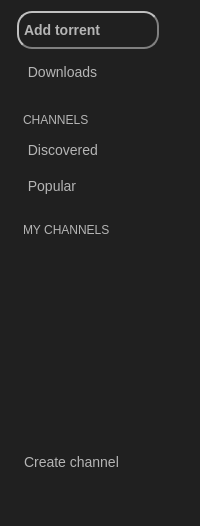
       <widget class="QWidget" name="left_menu" native="true">
        <property name="sizePolicy">
         <sizepolicy hsizetype="Fixed" vsizetype="Preferred">
          <horstretch>0</horstretch>
          <verstretch>0</verstretch>
         </sizepolicy>
        </property>
        <property name="minimumSize">
         <size>
          <width>200</width>
          <height>0</height>
         </size>
        </property>
        <property name="maximumSize">
         <size>
          <width>180</width>
          <height>16777215</height>
         </size>
        </property>
        <property name="autoFillBackground">
         <bool>false</bool>
        </property>
        <property name="styleSheet">
         <string notr="true">QWidget {
background-color: #202020;
}

QPushButton {
color: #B5B5B5;
border: none;
background: none;
text-align: left;
font-size: 14px;
padding-left: 20px;
border-left: 4px solid transparent;
}

QPushButton::hover {
color: white;
}

QPushButton::checked {
border-left: 4px solid #e67300;
color: white;
}

QLabel{
padding-left:20px;
color: #B5B5B5;
}
</string>
        </property>
        <layout class="QVBoxLayout" name="verticalLayout_2">
         <property name="spacing">
          <number>10</number>
         </property>
         <property name="leftMargin">
          <number>0</number>
         </property>
         <item>
          <widget class="QPushButton" name="add_torrent_button">
           <property name="sizePolicy">
            <sizepolicy hsizetype="Preferred" vsizetype="Fixed">
             <horstretch>0</horstretch>
             <verstretch>0</verstretch>
            </sizepolicy>
           </property>
           <property name="minimumSize">
            <size>
             <width>0</width>
             <height>38</height>
            </size>
           </property>
           <property name="cursor">
            <cursorShape>PointingHandCursor</cursorShape>
           </property>
           <property name="styleSheet">
            <string notr="true">QPushButton#add_torrent_button {
    border-style: outset;
    border-width: 2px;
    border-radius: 15px;
    border-color: grey;
    padding-left: 5px;
    margin-left: 17px;
    margin-right: 30px;
    font: bold;
}
QPushButton::menu-indicator{width:0px;}</string>
           </property>
           <property name="text">
            <string>Add torrent</string>
           </property>
           <property name="icon">
            <iconset>
             <normaloff>../images/add.png</normaloff>../images/add.png</iconset>
           </property>
           <property name="iconSize">
            <size>
             <width>16</width>
             <height>16</height>
            </size>
           </property>
           <property name="flat">
            <bool>true</bool>
           </property>
          </widget>
         </item>
         <item>
          <widget class="QPushButton" name="left_menu_button_downloads">
           <property name="minimumSize">
            <size>
             <width>0</width>
             <height>26</height>
            </size>
           </property>
           <property name="cursor">
            <cursorShape>PointingHandCursor</cursorShape>
           </property>
           <property name="focusPolicy">
            <enum>Qt::NoFocus</enum>
           </property>
           <property name="styleSheet">
            <string notr="true"/>
           </property>
           <property name="text">
            <string> Downloads</string>
           </property>
           <property name="icon">
            <iconset>
             <normaloff>../images/downloads.png</normaloff>
             <disabledon>../images/downloads.png</disabledon>../images/downloads.png</iconset>
           </property>
           <property name="iconSize">
            <size>
             <width>16</width>
             <height>16</height>
            </size>
           </property>
           <property name="checkable">
            <bool>true</bool>
           </property>
           <property name="flat">
            <bool>true</bool>
           </property>
          </widget>
         </item>
         <item>
          <spacer name="torrents_buttons_spacer">
           <property name="orientation">
            <enum>Qt::Vertical</enum>
           </property>
           <property name="sizeType">
            <enum>QSizePolicy::Fixed</enum>
           </property>
           <property name="sizeHint" stdset="0">
            <size>
             <width>20</width>
             <height>18</height>
            </size>
           </property>
          </spacer>
         </item>
         <item>
          <widget class="QLabel" name="channels_menu_label">
           <property name="text">
            <string>CHANNELS</string>
           </property>
          </widget>
         </item>
         <item>
          <widget class="QPushButton" name="left_menu_button_discovered">
           <property name="sizePolicy">
            <sizepolicy hsizetype="Minimum" vsizetype="Fixed">
             <horstretch>0</horstretch>
             <verstretch>0</verstretch>
            </sizepolicy>
           </property>
           <property name="minimumSize">
            <size>
             <width>0</width>
             <height>26</height>
            </size>
           </property>
           <property name="cursor">
            <cursorShape>PointingHandCursor</cursorShape>
           </property>
           <property name="focusPolicy">
            <enum>Qt::NoFocus</enum>
           </property>
           <property name="styleSheet">
            <string notr="true"/>
           </property>
           <property name="text">
            <string> Discovered</string>
           </property>
           <property name="icon">
            <iconset>
             <normaloff>../images/discovered.png</normaloff>
             <disabledoff>../images/discovered.png</disabledoff>
             <disabledon>../images/discovered.png</disabledon>../images/discovered.png</iconset>
           </property>
           <property name="iconSize">
            <size>
             <width>16</width>
             <height>16</height>
            </size>
           </property>
           <property name="checkable">
            <bool>true</bool>
           </property>
           <property name="flat">
            <bool>true</bool>
           </property>
          </widget>
         </item>
         <item>
          <widget class="QPushButton" name="left_menu_button_popular">
           <property name="sizePolicy">
            <sizepolicy hsizetype="Minimum" vsizetype="Fixed">
             <horstretch>0</horstretch>
             <verstretch>0</verstretch>
            </sizepolicy>
           </property>
           <property name="minimumSize">
            <size>
             <width>0</width>
             <height>26</height>
            </size>
           </property>
           <property name="cursor">
            <cursorShape>PointingHandCursor</cursorShape>
           </property>
           <property name="focusPolicy">
            <enum>Qt::NoFocus</enum>
           </property>
           <property name="text">
            <string> Popular</string>
           </property>
           <property name="icon">
            <iconset>
             <normaloff>../images/fire.png</normaloff>
             <disabledoff>../images/fire.png</disabledoff>
             <disabledon>../images/fire.png</disabledon>../images/fire.png</iconset>
           </property>
           <property name="iconSize">
            <size>
             <width>16</width>
             <height>16</height>
            </size>
           </property>
           <property name="checkable">
            <bool>true</bool>
           </property>
           <property name="flat">
            <bool>true</bool>
           </property>
          </widget>
         </item>
         <item>
          <spacer name="mychannels_spacer">
           <property name="orientation">
            <enum>Qt::Vertical</enum>
           </property>
           <property name="sizeType">
            <enum>QSizePolicy::Fixed</enum>
           </property>
           <property name="sizeHint" stdset="0">
            <size>
             <width>20</width>
             <height>14</height>
            </size>
           </property>
          </spacer>
         </item>
         <item>
          <widget class="QLabel" name="label_3">
           <property name="text">
            <string>MY CHANNELS</string>
           </property>
          </widget>
         </item>
         <item>
          <widget class="ChannelsMenuListWidget" name="channels_menu_list">
           <property name="sizePolicy">
            <sizepolicy hsizetype="Expanding" vsizetype="Maximum">
             <horstretch>0</horstretch>
             <verstretch>0</verstretch>
            </sizepolicy>
           </property>
           <property name="cursor" stdset="0">
            <cursorShape>PointingHandCursor</cursorShape>
           </property>
           <property name="styleSheet">
            <string notr="true">QListWidget::item:hover {color:white;}
QListWidget {
    margin-left: 19px;
}
QListWidget::item:disabled
{
    color: grey;
}</string>
           </property>
           <property name="frameShape">
            <enum>QFrame::NoFrame</enum>
           </property>
           <property name="frameShadow">
            <enum>QFrame::Sunken</enum>
           </property>
           <property name="horizontalScrollBarPolicy">
            <enum>Qt::ScrollBarAlwaysOff</enum>
           </property>
           <property name="editTriggers">
            <set>QAbstractItemView::NoEditTriggers</set>
           </property>
           <property name="iconSize">
            <size>
             <width>16</width>
             <height>16</height>
            </size>
           </property>
          </widget>
         </item>
         <item>
          <widget class="QPushButton" name="left_menu_button_new_channel">
           <property name="minimumSize">
            <size>
             <width>0</width>
             <height>26</height>
            </size>
           </property>
           <property name="cursor">
            <cursorShape>PointingHandCursor</cursorShape>
           </property>
           <property name="focusPolicy">
            <enum>Qt::NoFocus</enum>
           </property>
           <property name="text">
            <string>Create channel</string>
           </property>
           <property name="icon">
            <iconset>
             <normaloff>../images/plus.svg</normaloff>../images/plus.svg</iconset>
           </property>
           <property name="flat">
            <bool>true</bool>
           </property>
          </widget>
         </item>
         <item>
          <spacer name="verticalSpacer">
           <property name="orientation">
            <enum>Qt::Vertical</enum>
           </property>
           <property name="sizeType">
            <enum>QSizePolicy::Expanding</enum>
           </property>
           <property name="sizeHint" stdset="0">
            <size>
             <width>20</width>
             <height>40</height>
            </size>
           </property>
          </spacer>
         </item>
        </layout>
       </widget>
